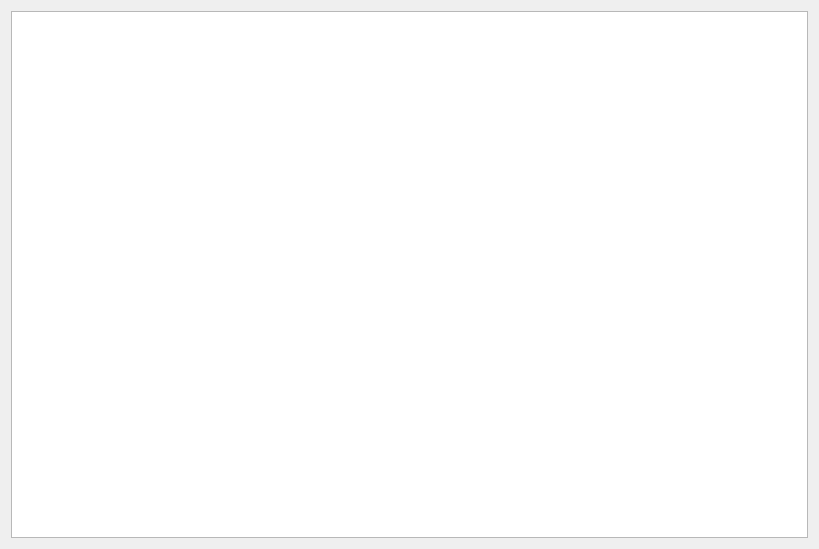
<?xml version="1.0" encoding="UTF-8"?>
<ui version="4.0">
 <class>VendorsList</class>
 <widget class="QWidget" name="VendorsList">
  <property name="geometry">
   <rect>
    <x>0</x>
    <y>0</y>
    <width>819</width>
    <height>549</height>
   </rect>
  </property>
  <property name="windowTitle">
   <string>Form</string>
  </property>
  <layout class="QGridLayout" name="gridLayout">
   <item row="0" column="0">
    <widget class="QTableWidget" name="tableWidget">
     <property name="editTriggers">
      <set>QAbstractItemView::NoEditTriggers</set>
     </property>
     <property name="alternatingRowColors">
      <bool>true</bool>
     </property>
     <property name="selectionMode">
      <enum>QAbstractItemView::NoSelection</enum>
     </property>
     <property name="selectionBehavior">
      <enum>QAbstractItemView::SelectRows</enum>
     </property>
    </widget>
   </item>
  </layout>
 </widget>
 <resources/>
 <connections/>
</ui>
